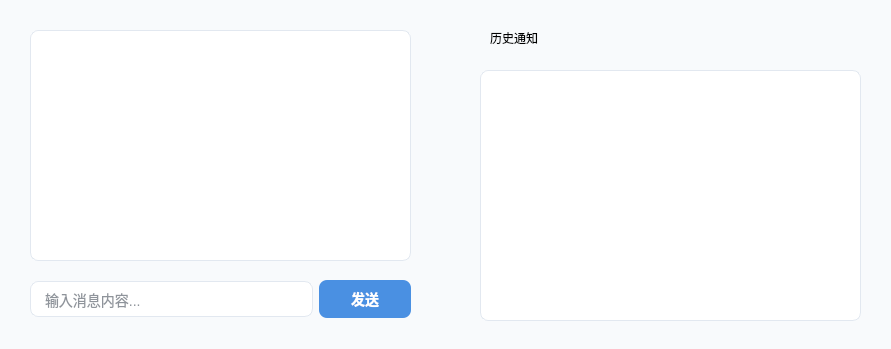
<?xml version="1.0" encoding="UTF-8"?>
<ui version="4.0">
 <class>patientNoticeClient</class>
 <widget class="QWidget" name="patientNoticeClient">
  <property name="geometry">
   <rect>
    <x>0</x>
    <y>0</y>
    <width>891</width>
    <height>349</height>
   </rect>
  </property>
  <property name="windowTitle">
   <string>医患沟通</string>
  </property>
  <property name="styleSheet">
   <string notr="true">
/* 主窗口样式 */
QWidget {
    font-family: &quot;Segoe UI&quot;, &quot;Microsoft YaHei&quot;, sans-serif;
    background-color: #f8fafc;
}

/* 列表控件样式 */
QListWidget {
    background-color: white;
    border: 1px solid #e2e8f0;
    border-radius: 8px;
    padding: 4px;
    font-size: 13px;
    outline: none;
}

QListWidget::item {
    background-color: white;
    border-bottom: 1px solid #f1f5f9;
    padding: 12px;
    border-radius: 6px;
}

QListWidget::item:selected {
    background-color: #e3eef9;
    color: #2c6bb6;
    border-left: 3px solid #4a90e2;
}

QListWidget::item:hover {
    background-color: #f8fafc;
}

/* 滚动条样式 */
QScrollBar:vertical {
    border: none;
    background-color: #f1f5f9;
    width: 10px;
    margin: 0;
    border-radius: 5px;
}

QScrollBar::handle:vertical {
    background-color: #cbd5e1;
    border-radius: 5px;
    min-height: 30px;
}

QScrollBar::handle:vertical:hover {
    background-color: #94a3b8;
}

QScrollBar::add-line:vertical, QScrollBar::sub-line:vertical {
    height: 0;
}

/* 输入框样式 */
QLineEdit {
    background-color: white;
    border: 1px solid #e2e8f0;
    border-radius: 8px;
    padding: 8px 12px;
    font-size: 14px;
    color: #1f2937;
    selection-background-color: #4a90e2;
    selection-color: white;
}

QLineEdit:focus {
    border: 1px solid #4a90e2;
    background-color: #f0f7ff;
    outline: none;
}

QLineEdit:hover {
    border: 1px solid #cbd5e1;
}

QLineEdit:placeholder {
    color: #9ca3af;
    font-style: italic;
}

/* 按钮样式 */
QPushButton {
    background-color: #4a90e2;
    color: white;
    border: none;
    border-radius: 8px;
    padding: 8px 16px;
    font-size: 14px;
    font-weight: 500;
    transition: all 0.2s ease;
    min-width: 60px;
}

QPushButton:hover {
    background-color: #3a7bc8;
    transform: translateY(-1px);
}

QPushButton:pressed {
    background-color: #2c6bb6;
    transform: translateY(1px);
}

QPushButton:disabled {
    background-color: #cbd5e1;
    color: #94a3b8;
}

/* 布局容器样式 */
#horizontalLayoutWidget {
    background-color: transparent;
}
   </string>
  </property>
  <widget class="QListWidget" name="listWidget">
   <property name="geometry">
    <rect>
     <x>30</x>
     <y>30</y>
     <width>381</width>
     <height>231</height>
    </rect>
   </property>
  </widget>
  <widget class="QWidget" name="horizontalLayoutWidget">
   <property name="geometry">
    <rect>
     <x>30</x>
     <y>280</y>
     <width>381</width>
     <height>39</height>
    </rect>
   </property>
   <layout class="QHBoxLayout" name="horizontalLayout">
    <item>
     <widget class="QLineEdit" name="lineEdit">
      <property name="placeholderText">
       <string>输入消息内容...</string>
      </property>
     </widget>
    </item>
    <item>
     <widget class="QPushButton" name="pushButton">
      <property name="text">
       <string>发送</string>
      </property>
     </widget>
    </item>
   </layout>
  </widget>
  <widget class="QListWidget" name="listWidget_2">
   <property name="geometry">
    <rect>
     <x>480</x>
     <y>70</y>
     <width>381</width>
     <height>251</height>
    </rect>
   </property>
  </widget>
  <widget class="QLabel" name="label">
   <property name="geometry">
    <rect>
     <x>490</x>
     <y>30</y>
     <width>58</width>
     <height>16</height>
    </rect>
   </property>
   <property name="text">
    <string>历史通知</string>
   </property>
  </widget>
 </widget>
 <resources/>
 <connections/>
</ui>
